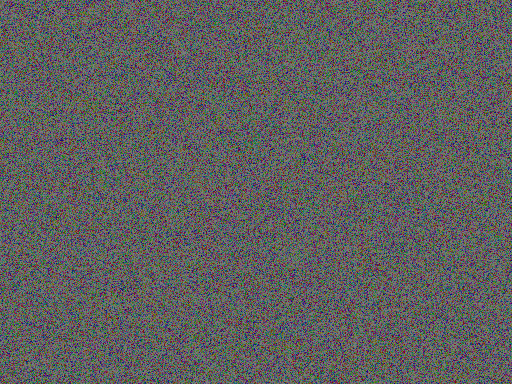
Frame 1 (no input)
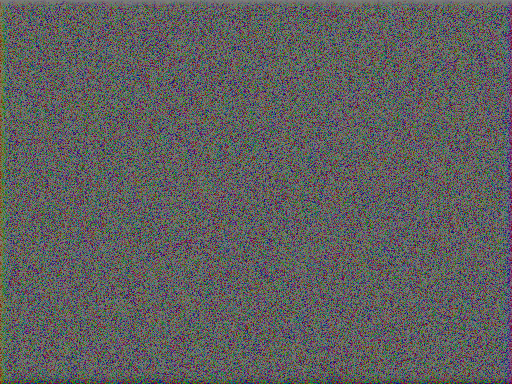
Frame 60 (the mouse pressed at the canvas centre just before this capture)
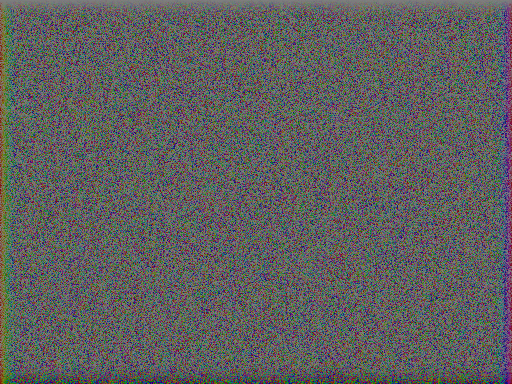
Frame 120 (the mouse held since frame 60 and released just before this capture)

The Processing sketch that drew these frames (run headless with seeded random() and noise(); from frame 60 on, the mouse is pressed at the canvas centre):

// Processing sketch: processing_88036
// ── processing_88036.pde

final float scale = 16;
final int ticksPerFrame = 65536;

public void setup(){
  size(512, 384);
  colorMode(HSB,1);
  background(0,0,0);
  
  loadPixels();
  
  for(int idx = 0; idx < pixels.length; idx++) //fill with perlin noise
   
   /*/
    pixels[idx] = color( noise(idx%width*scale/width, idx/width*scale/height),
                         noise(idx%width*scale/width + width, idx/width*scale/height + height),
                         .5, HSB);
  //*/pixels[idx] = color(random(1),random(1),.5,HSB);
                       
  updatePixels();
}

public void draw(){
  int x, y;
  color c;
  for(int count = 0; count < ticksPerFrame; count++){
      x = (int)random(0, width-1);
      y = (int)random(0, height-1);
      
      switch((int)random(0,4)){
      case 0:
        if(saturation(pixels[x + y*width]) > saturation(pixels[x + (y+1)*width])){
          c = pixels[x + y*width];
          pixels[x + y*width] = pixels[x + (y+1)*width];
          pixels[x + (y+1)*width] = c;
        } break;
      case 1:
        if(hue(pixels[x + y*width]) > hue(pixels[(x+1) + y*width])){
          c = pixels[x + y*width];
          pixels[x + y*width] = pixels[(x+1) + y*width];
          pixels[(x+1) + y*width] = c;
        } break;
      case 2:
        if(hue(pixels[x + (y+1)*width]) > hue(pixels[(x+1) + (y+1)*width])){
          c = pixels[x + (y+1)*width];
          pixels[x + (y+1)*width] = pixels[(x + 1)+(y+1)*width];
          pixels[(x+1) + (y+1)*width] = c;
        } break;
      case 3:
        if(saturation(pixels[(x+1) + y*width]) > saturation(pixels[(x+1) + (y+1)*width])){
          c = pixels[(x+1) + y*width];
          pixels[(x+1) + y*width] = pixels[(x+1) + (y+1)*width];
          pixels[(x+1) + (y+1)*width] = c;
        } break;
      }
    }
    
    updatePixels();
}
/*
class SorterThread extends Thread{
  boolean running;
  int wait;
  String id;
  
  SorterThread (int w, String s) {
    wait = w;
    running = false;
    id = s;
  }
  
  @Override
  void start () {
    running = true;
    super.start();
  }
  
  @Override
  void run() {
    loadPixels();
    for(int idx = 0; idx < pixels.length; idx++){
      pixels[idx] = -pixels[idx];
      
      try{sleep((long)(wait));}
      catch(Exception ex){}
    }
  }
  
  void quit() {
    running = false;
    interrupt();
  }
}
*/
